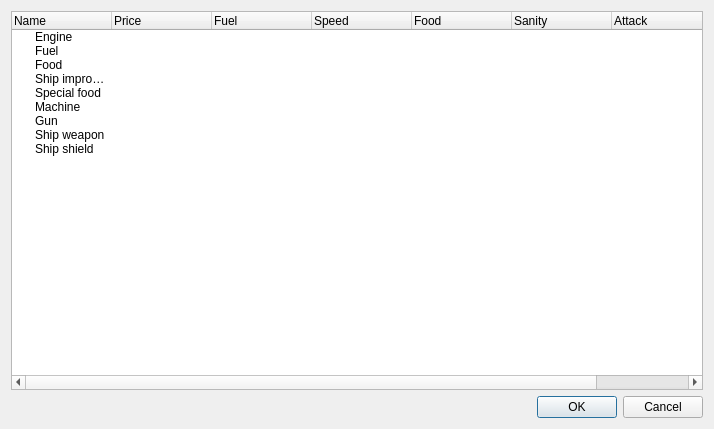
<?xml version="1.0" encoding="UTF-8"?>
<ui version="4.0">
 <class>ItemEditor</class>
 <widget class="QDialog" name="ItemEditor">
  <property name="geometry">
   <rect>
    <x>0</x>
    <y>0</y>
    <width>714</width>
    <height>429</height>
   </rect>
  </property>
  <property name="windowTitle">
   <string>Items</string>
  </property>
  <layout class="QGridLayout" name="gridLayout">
   <item row="0" column="0">
    <widget class="QTreeWidget" name="items">
     <property name="contextMenuPolicy">
      <enum>Qt::CustomContextMenu</enum>
     </property>
     <column>
      <property name="text">
       <string>Name</string>
      </property>
     </column>
     <column>
      <property name="text">
       <string>Price</string>
      </property>
     </column>
     <column>
      <property name="text">
       <string>Fuel</string>
      </property>
     </column>
     <column>
      <property name="text">
       <string>Speed</string>
      </property>
     </column>
     <column>
      <property name="text">
       <string>Food</string>
      </property>
     </column>
     <column>
      <property name="text">
       <string>Sanity</string>
      </property>
     </column>
     <column>
      <property name="text">
       <string>Attack</string>
      </property>
     </column>
     <column>
      <property name="text">
       <string>Defense</string>
      </property>
     </column>
     <item>
      <property name="text">
       <string>Engine</string>
      </property>
     </item>
     <item>
      <property name="text">
       <string>Fuel</string>
      </property>
     </item>
     <item>
      <property name="text">
       <string>Food</string>
      </property>
     </item>
     <item>
      <property name="text">
       <string>Ship improvements</string>
      </property>
     </item>
     <item>
      <property name="text">
       <string>Special food</string>
      </property>
     </item>
     <item>
      <property name="text">
       <string>Machine</string>
      </property>
     </item>
     <item>
      <property name="text">
       <string>Gun</string>
      </property>
     </item>
     <item>
      <property name="text">
       <string>Ship weapon</string>
      </property>
     </item>
     <item>
      <property name="text">
       <string>Ship shield</string>
      </property>
     </item>
    </widget>
   </item>
   <item row="1" column="0">
    <widget class="QDialogButtonBox" name="buttonBox">
     <property name="orientation">
      <enum>Qt::Horizontal</enum>
     </property>
     <property name="standardButtons">
      <set>QDialogButtonBox::Cancel|QDialogButtonBox::Ok</set>
     </property>
    </widget>
   </item>
  </layout>
 </widget>
 <resources/>
 <connections>
  <connection>
   <sender>buttonBox</sender>
   <signal>accepted()</signal>
   <receiver>ItemEditor</receiver>
   <slot>accept()</slot>
   <hints>
    <hint type="sourcelabel">
     <x>248</x>
     <y>254</y>
    </hint>
    <hint type="destinationlabel">
     <x>157</x>
     <y>274</y>
    </hint>
   </hints>
  </connection>
  <connection>
   <sender>buttonBox</sender>
   <signal>rejected()</signal>
   <receiver>ItemEditor</receiver>
   <slot>reject()</slot>
   <hints>
    <hint type="sourcelabel">
     <x>316</x>
     <y>260</y>
    </hint>
    <hint type="destinationlabel">
     <x>286</x>
     <y>274</y>
    </hint>
   </hints>
  </connection>
 </connections>
</ui>
